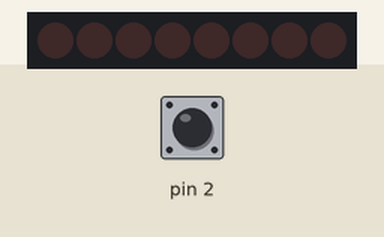
Simulated run of this sketch. Board: Arduino Uno, built with avr-gcc and run on an emulated ATmega328P. On the bench: 8 shift-register outputs drawn as a row of LEDs (first output left, lit = HIGH). Wiring (inferred from the names in the program): shift register (74HC595): data pin 10; shift clock pin 8; latch pin 9. Wiring (inferred from the signals the program sends): row of LEDs: on Q0, Q1, Q2, Q3, Q4, Q5, Q6, Q7. The test bench sets the inputs (shaded band); at power-on: pin 2 LOW. Random numbers use the default seed unless the sketch sets one.

Above: at 1.2 s.
1.3 s: pin 2 driven HIGH
At 1.45 s:
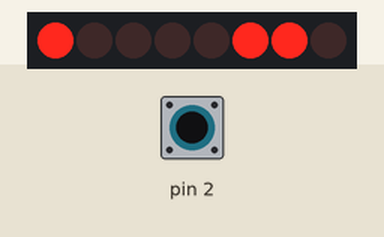
At 2.3 s:
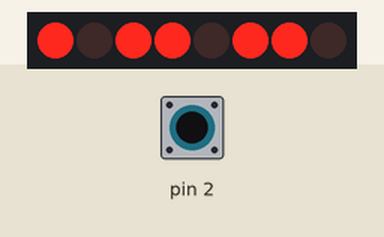
4.3 s: pin 2 driven LOW
5.8 s: pin 2 pulsed HIGH 2 times (0.12 s each, 0.3 s apart)
At 6.06 s:
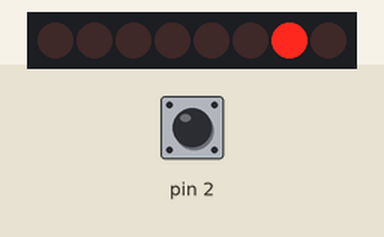
Timing chart, 0 to 8.8 s (numbered marks = the images above; inputs shaded):
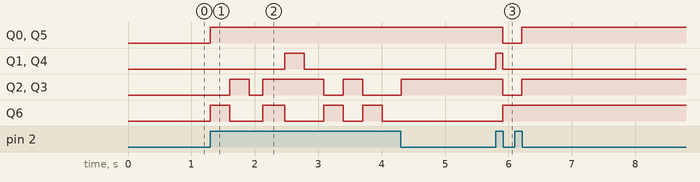

The sketch:

004.ino
```cpp
int clockPin = 8;
int latchPin = 9;
int dataPin = 10;

void setup() {
  pinMode(clockPin, OUTPUT);
  pinMode(latchPin, OUTPUT);
  pinMode(dataPin, OUTPUT);
  pinMode(2, INPUT);
  randomSeed(analogRead(A0));
}
void setbit(int n) {
  digitalWrite(latchPin, LOW);
  shiftOut(dataPin, clockPin, MSBFIRST, n);
  digitalWrite(latchPin, HIGH);
}

void zero() {
  setbit(B00000000);
}
void one() {
  setbit(B01000000);
}
void two() {
  setbit(B00100001);
}
void three() {
  setbit(B01100001);
}
void four() {
  setbit(B00101101);
}
void five() {
  setbit(B01101101);
}
void six() {
  setbit(B00111111);
}
void loop() {
  if (digitalRead(2)) {
    int n = random(1, 7);
    displaydice(n);
    delay(10);
  }
}
void displaydice(int n) {
  switch (n) {
  case 1:
    one();
    break;
  case 2:
    two();
    break;
  case 3:
    three();
    break;
  case 4:
    four();
    break;
  case 5:
    five();
    break;
  case 6:
    six();
    break;
  }
}
```

Measured:
- after the input at 1.3 s, Q0, Q5: LOW → HIGH at once; Q1, Q4: LOW → HIGH after 1.2 s, → LOW 0.31 s later; Q2, Q3: goes HIGH 0.31 s, LOW 0.21 s, HIGH 0.96 s, LOW 0.31 s, HIGH 0.31 s, then LOW, starting after 0.31 s; Q6: LOW → HIGH at once, → LOW 0.31 s later, → HIGH 0.52 s later, → LOW 0.35 s later, … (8 changes in this stretch)
- after the input at 5.8 s, Q0, Q2, Q3, Q5: HIGH → LOW after 0.11 s, → HIGH 0.30 s later; Q1, Q4: LOW → HIGH at once, → LOW 0.11 s later; Q6: LOW → HIGH after 0.11 s
